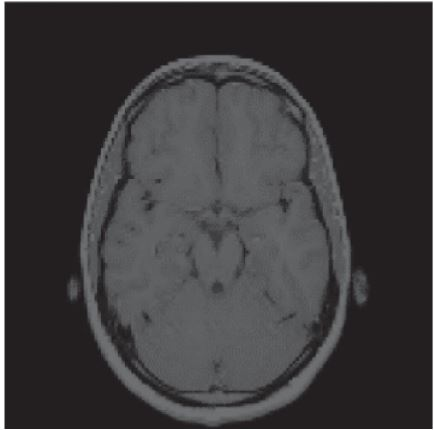
#> input picture Decryption code/brain.JPG, 434 x 430 px, found by its file name
$ python fourier.py
#> lines starting #> are read from the running program, lines starting #| are printed output that depends on the picture; long printed decimals are rounded
# fourier_synthesis.py

import numpy as np
import matplotlib.pyplot as plt

image_filename = "brain.jpg"

#FOURIER TRANSFORM


def calculate_2dft(input):
    ft = np.fft.ifftshift(input)
    ft = np.fft.fft2(ft)
    return np.fft.fftshift(ft)


# Read and process image
image = plt.imread('brain.jpg')
#> image is the input picture: shape (430, 434, 3); mean R, G, B 61.5, 59.6, 61
image = image[:, :, :3].mean(axis=2)  # Convert to grayscale
#> image: shape (430, 434) float64

plt.set_cmap("gray")

# FOURIER COEFFICIENTS
ft = calculate_2dft(image)
#> in calculate_2dft, `ft = np.fft.ifftshift(input)`:
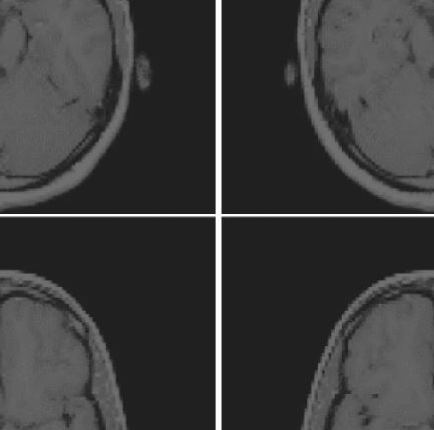
#> ft: shape (430, 434) float64; min 23, max 255, mean 60.7
#print(ft)
#print(type(ft))

# creating a NumPy array
#ft = np.array(0)

arr = np.array(0)
hashcode = list()
# traversing the list
for i in range(len(ft)):
   arr = np.append(arr, ft[i].real)

#arr = np.arange(1, 5)

# AVERAGE THE REAL PARTS
avg = np.average(arr)
#> avg = 78.33
print(avg)
#| 78.333
for i in range(len(ft)):
   if (arr[i] > avg):
       hashcode.append('1')
   else:
      hashcode.append('0')
#> after the loop, hashcode = 430 items, first 6: '0', '0', '0', '1', '0', '0'

print(hashcode)
#> (printed output is left out)
